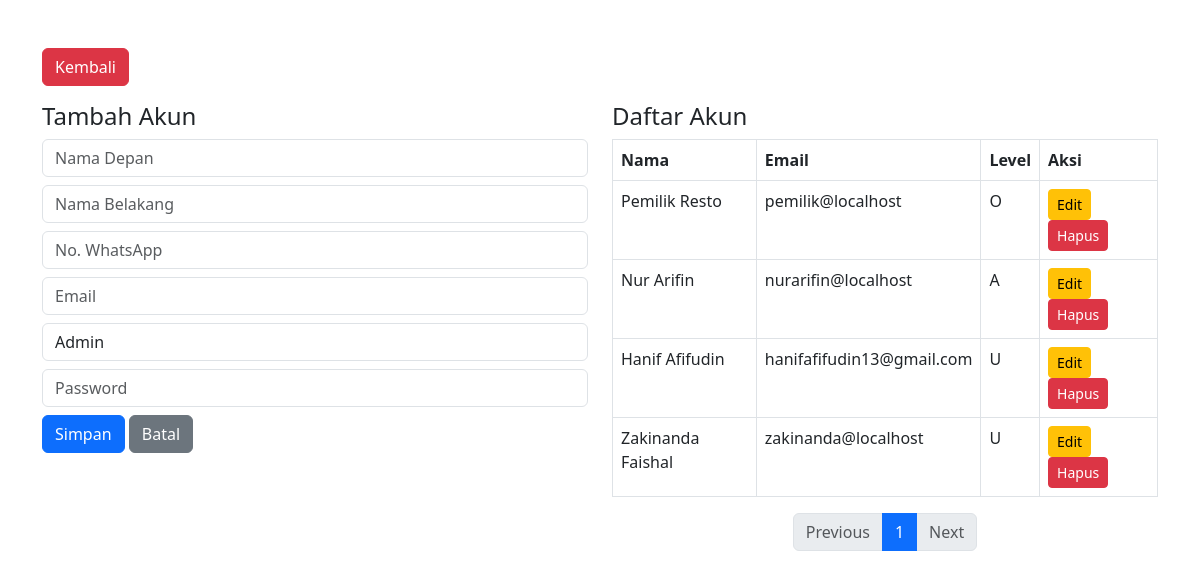
Page /main/admin/akun.php (signed in) on the committed database.
### tables this page shows
CREATE TABLE `users` (
  `id` int(11) NOT NULL,
  `whatsapp` varchar(20) NOT NULL,
  `first_name` varchar(50) NOT NULL,
  `last_name` varchar(50) DEFAULT NULL,
  `level` enum('u','a','o') NOT NULL DEFAULT 'u',
  `email` varchar(100) NOT NULL,
  `password` varchar(255) NOT NULL,
  `created_at` timestamp NOT NULL DEFAULT current_timestamp(),
  `reset_token` varchar(255) DEFAULT NULL,
  `token_expiry` datetime DEFAULT NULL
);

### main/admin/akun.php (the view, shortened to what this page needs)
<?php
include '../koneksi.php';
$limit = 10;
$page = isset($_GET['page']) ? max(1, intval($_GET['page'])) : 1;
$offset = ($page - 1) * $limit;
$total_query = mysqli_query($conn, "SELECT COUNT(*) as total FROM users");
$total_data = $total_query->fetch_assoc()['total'];
$total_pages = ceil($total_data / $limit);
$data = mysqli_query($conn, "SELECT * FROM users ORDER BY id DESC LIMIT $limit OFFSET $offset");
$edit = null;
?>
<!DOCTYPE html>
<html lang="id">
<head>
  <link href="https://cdn.jsdelivr.net/npm/bootstrap@5.3.0/dist/css/bootstrap.min.css" rel="stylesheet">
</head>
<body class="container py-5">
  <a href="index.php" class="btn btn-danger btn-md mb-3">Kembali</a>
  <div class="row">
    <div class="col-md-6">
      <h4><?= $edit ? 'Edit' : 'Tambah' ?> Akun</h4>
      <form method="post">
        <input type="text" name="first_name" class="form-control mb-2" placeholder="Nama Depan" required value="<?= htmlspecialchars($edit['first_name'] ?? '') ?>">
        <input type="text" name="last_name" class="form-control mb-2" placeholder="Nama Belakang" value="<?= htmlspecialchars($edit['last_name'] ?? '') ?>">
        <input type="text" name="whatsapp" class="form-control mb-2" placeholder="No. WhatsApp" required value="<?= htmlspecialchars($edit['whatsapp'] ?? '') ?>">
        <input type="email" name="email" class="form-control mb-2" placeholder="Email" required value="<?= htmlspecialchars($edit['email'] ?? '') ?>">
        <select name="level" class="form-control mb-2" required>
          <option value="a" <?= ($edit['level'] ?? '') == 'a' ? 'selected' : '' ?>>Admin</option>
        </select>
        <input type="password" name="password" class="form-control mb-2" placeholder="Password <?= $edit ? '(kosongkan jika tidak ubah)' : '' ?>">
        <button type="submit" name="simpan" class="btn btn-primary">Simpan</button>
        <a href="akun.php" class="btn btn-secondary">Batal</a>
      </form>
    </div>
    <div class="col-md-6">
      <h4>Daftar Akun</h4>
      <table class="table table-bordered">
        <thead>
          <tr>
            <th>Nama</th>
            <th>Email</th>
            <th>Level</th>
            <th>Aksi</th>
          </tr>
        </thead>
        <tbody>
          <?php while ($row = $data->fetch_assoc()): ?>
            <tr>
              <td><?= htmlspecialchars($row['first_name'] . ' ' . $row['last_name']) ?></td>
              <td><?= htmlspecialchars($row['email']) ?></td>
              <td><?= strtoupper($row['level']) ?></td>
              <td>
                <a href="akun.php?edit=<?= $row['id'] ?>" class="btn btn-sm btn-warning">Edit</a>
                <a href="akun.php?hapus=<?= $row['id'] ?>" class="btn btn-sm btn-danger" onclick="return confirm('Hapus akun ini?')">Hapus</a>
              </td>
            </tr>
          <?php endwhile; ?>
        </tbody>
      </table>
      <nav>
        <ul class="pagination justify-content-center">
          <li class="page-item <?= $page <= 1 ? 'disabled' : '' ?>">
            <a class="page-link" href="?page=<?= $page - 1 ?>">Previous</a>
          </li>
          <?php for ($i = 1; $i <= $total_pages; $i++): ?>
            <li class="page-item <?= $i == $page ? 'active' : '' ?>">
              <a class="page-link" href="?page=<?= $i ?>"><?= $i ?></a>
            </li>
          <?php endfor; ?>
          <li class="page-item <?= $page >= $total_pages ? 'disabled' : '' ?>">
            <a class="page-link" href="?page=<?= $page + 1 ?>">Next</a>
          </li>
        </ul>
      </nav>
    </div>
  </div>
</body>
</html>

### rows in the picture
users: first_name+last_name "Pemilik Resto", email "pemilik@localhost", level "O"
users: first_name+last_name "Nur Arifin", email "nurarifin@localhost", level "A"
users: first_name+last_name "Hanif Afifudin", email "hanifafifudin13@gmail.com", level "U"
users: first_name+last_name "Zakinanda Faishal", email "zakinanda@localhost", level "U"
